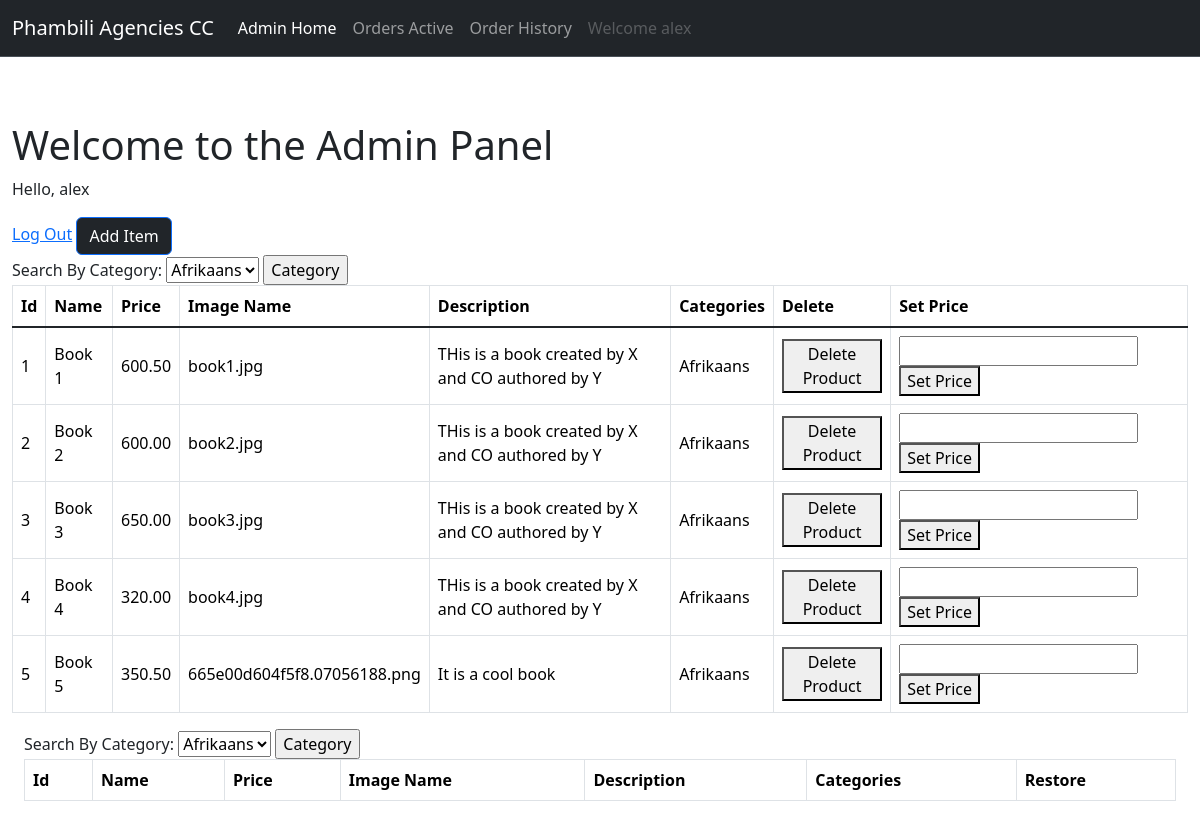
The app's page /adminpanel.php (signed in) with its own data.
### tables this page shows
CREATE TABLE `books` (
  `id` int(11) NOT NULL,
  `name` varchar(255) DEFAULT NULL,
  `price` decimal(8,2) DEFAULT NULL,
  `image_path` varchar(255) DEFAULT NULL,
  `description` text DEFAULT NULL,
  `categories` varchar(255) DEFAULT NULL,
  `statusBook` varchar(100) DEFAULT 'Active'
);

### adminpanel.php (the view, shortened to what this page needs)
<?php
include_once 'dbcon.php';
?>
<!DOCTYPE html>
<html lang="en">
<head>
    <link href="https://cdn.jsdelivr.net/npm/bootstrap@5.3.3/dist/css/bootstrap.min.css" rel="stylesheet">
</head>
<body class="d-flex flex-column min-vh-100">
    <header>
        <?php include_once('./template/navtopAdmin.php'); ?>
    </header>
    <main class="mb-auto mt-5 pt-3">
        <div class="container-fluid">
            <h1>Welcome to the Admin Panel</h1>
            <p>Hello, <?php echo $_SESSION['username'] ?></p>
            <a href="logout.php">Log Out</a>
            <a href="adminAddPage.php" class="btn btn-primary bg-dark">Add Item</a>
            <form method="GET">
                <label for="category">Search By Category:</label>
                <select name="category" id="category">
                    <option value="Afrikaans">Afrikaans</option>
                </select>
                <input type="submit" value="Category" name="delete">
            </form>
        </div>
        <div class="container-fluid">
            <div class="table-responsive">
                <table class="table table-bordered align-middle">
                    <tr>
                        <th>Id</th>
                        <th>Name</th>
                        <th>Price</th>
                        <th>Image Name</th>
                        <th>Description</th>
                        <th>Categories</th>
                        <th>Delete</th>
                        <th>Set Price</th>
                    </tr>
                    <tbody class="table-group-divider">
                        <?php
                        $stmt1 = $db->prepare("SELECT * FROM books WHERE categories = :category AND statusBook = 'Active'");
                        $categoryDelete = (isset($_GET['categoryDelete'])) ? $_GET['categoryDelete'] : 'Afrikaans';
                        $stmt1->bindParam(':category', $categoryDelete, PDO::PARAM_STR);
                        $stmt1->execute();
                        $books = $stmt1->fetchAll(PDO::FETCH_ASSOC);
                        foreach ($books as $book) {
                        ?>
                            <tr>
                                <td><?php echo $book['id'] ?></td>
                                <td><?php echo $book['name'] ?></td>
                                <td><?php echo $book['price'] ?></td>
                                <td><?php echo $book['image_path'] ?></td>
                                <td><?php echo $book['description'] ?></td>
                                <td><?php echo $book['categories'] ?></td>
                                <td>
                                    <form action="adminDelete.php" method="post">
                                        <button type="submit" name="delete" value="delete">Delete Product</button>
                                    </form>
                                </td>
                                <td>
                                    <form action="adminSetPrice.php" method="post">
                                        <input type="text" name="price">
                                        <button type="submit" name="setPrice">Set Price</button>
                                    </form>
                                </td>
                            </tr>
                        <?php } ?>
                    </tbody>
                </table>
            </div>
            <div class="container-fluid">
                <form method="GET">
                    <label for="category">Search By Category:</label>
                    <select name="category" id="category">
                        <option value="Afrikaans">Afrikaans</option>
                    </select>
                    <input type="submit" value="Category" name="restore">
                </form>
            </div>
            <div class="container-fluid">
                <div class="table-responsive">
                    <table class="table table-bordered align-middle">
                        <tr>
                            <th>Id</th>
                            <th>Name</th>
                            <th>Price</th>
                            <th>Image Name</th>
                            <th>Description</th>
                            <th>Categories</th>
                            <th>Restore</th>
                        </tr>
                    </table>
                </div>
    </main>
</body>
</html>

### template/navtopAdmin.php (shortened to what this page needs)
<nav class="navbar navbar-expand-lg bg-dark border-bottom border-body" data-bs-theme="dark">
    <div class="container-fluid">
        <a class="navbar-brand" href="adminpanel.php">Phambili Agencies CC</a>
        <div class="collapse navbar-collapse" id="navbarSupportedContent">
            <ul class="navbar-nav me-auto mb-2 mb-lg-0">
                <li class="nav-item">
                    <a class="nav-link active" aria-current="page" href="adminpanel.php">Admin Home</a>
                </li>
                <li class="nav-item">
                    <a class="nav-link" href="adminOrdersActive.php">Orders Active</a>
                </li>
                <li class="nav-item">
                    <a class="nav-link" href="adminOrdersHistory.php">Order History</a>
                </li>
                <?php if (isset($_SESSION['username']) && !empty($_SESSION['username'])) { ?>
                    <li class="nav-item">
                        <a class="nav-link disabled" aria-disabled="true">Welcome <?php echo $_SESSION['username'] ?></a>
                    </li>
                <?php } ?>
            </ul>
        </div>
    </div>
</nav>

### records on screen
books: id "1", name "Book 1", price "600.50", image_path "book1.jpg", description "THis is a book created by X and CO authored by Y", categories "Afrikaans"
books: id "2", name "Book 2", price "600.00", image_path "book2.jpg", description "THis is a book created by X and CO authored by Y", categories "Afrikaans"
books: id "3", name "Book 3", price "650.00", image_path "book3.jpg", description "THis is a book created by X and CO authored by Y", categories "Afrikaans"
books: id "4", name "Book 4", price "320.00", image_path "book4.jpg", description "THis is a book created by X and CO authored by Y", categories "Afrikaans"
books: id "5", name "Book 5", price "350.50", image_path "665e00d604f5f8.07056188.png", description "It is a cool book", categories "Afrikaans"

### other values on screen
$_SESSION['username'] "alex"
